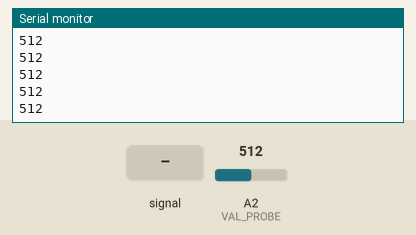
Recording of a sketch running on a simulated Arduino Uno, built with avr-gcc and run on an emulated ATmega328P. Shown: the last lines printed to the serial monitor. Inputs (shaded band) come from the test bench; at power-on: A2 (VAL_PROBE) = 512.

Above: at 1.2 s.
1.3 s: A2 (VAL_PROBE) fed a 200 Hz sine of ±81 counts around its level
At 2.3 s:
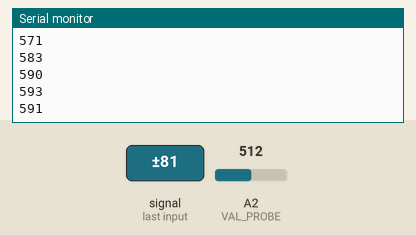
2.8 s: A2 (VAL_PROBE) set to 716
At 3.6 s:
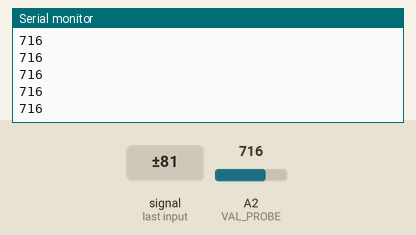
4.3 s: A2 (VAL_PROBE) fed a 1000 Hz sine of ±255 counts around its level
At 5.1 s:
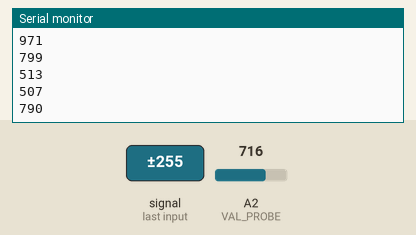
5.8 s: A2 (VAL_PROBE) set to 900
At 6.5 s:
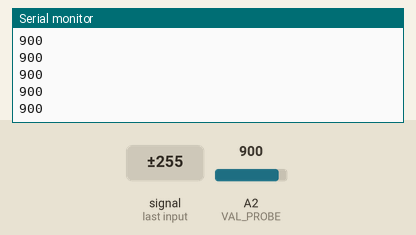
Timing chart, 0 to 8.3 s (numbered marks = the images above; inputs shaded):
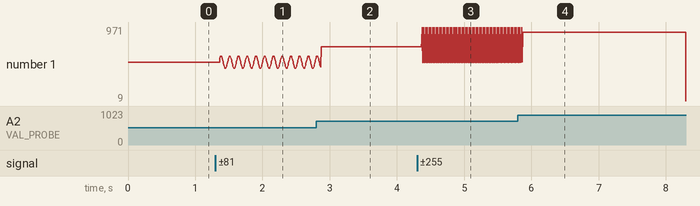

Measured:
- after the input at 1.3 s, the serial monitor: prints a new line after 0.07 s (image 1)
- after the input at 2.8 s, the serial monitor: prints a new line after 0.07 s (image 2)
- after the input at 4.3 s, the serial monitor: prints a new line after 0.07 s (image 3)
- after the input at 5.8 s, the serial monitor: prints a new line after 0.07 s (image 4)
- plotted number 1: 512 → 571 after the input at 1.3 s, 571 → 716 after the input at 2.8 s, 716 → 790 after the input at 4.3 s

The sketch:

rain.ino
```cpp
const int VAL_PROBE = 2; // Analog pin 0

void setup() {
    Serial.begin(9600);
    pinMode(VAL_PROBE, INPUT);
}

void loop() {
  rainfall();
}

void rainfall(){
    int rain = analogRead(VAL_PROBE);
    Serial.println(rain);
}
```
